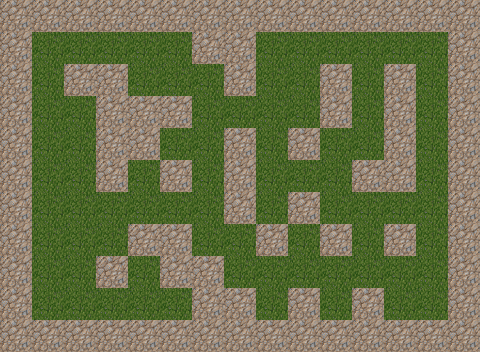

The image is a tile-based game level rendered from a .tmx file. Its description and complete source (layers, tilesets, objects, tile grids) follow:
An orthogonal 15x11 tile map with 32x32 px tiles, 1 tile layer (Tile Layer 1).

<map version="1.4" tiledversion="1.4.3" orientation="orthogonal" renderorder="right-down" width="15" height="11" tilewidth="32" tileheight="32" infinite="0" nextlayerid="3" nextobjectid="1">
 <tileset firstgid="1" source="TilesetNew.tsx" />
 <layer id="1" name="Tile Layer 1" width="15" height="11">
  <data encoding="csv">
11,11,11,11,11,11,11,11,11,11,11,11,11,11,11,
11,79,79,79,79,79,11,11,79,79,79,79,79,79,11,
11,79,11,11,79,79,79,11,79,79,11,79,11,79,11,
11,79,79,11,11,11,79,79,79,79,11,79,11,79,11,
11,79,79,11,11,79,79,11,79,11,79,79,11,79,11,
11,79,79,11,79,11,79,11,79,79,79,11,11,79,11,
11,79,79,79,79,79,79,11,79,11,79,79,79,79,11,
11,79,79,79,11,11,79,79,11,79,11,79,11,79,11,
11,79,79,11,79,11,11,79,79,79,79,79,79,79,11,
11,79,79,79,79,79,11,11,79,11,79,11,79,79,11,
11,11,11,11,11,11,11,11,11,11,11,11,11,11,11
</data>
 </layer>
 <objectgroup id="2" name="collision layer" />
</map>